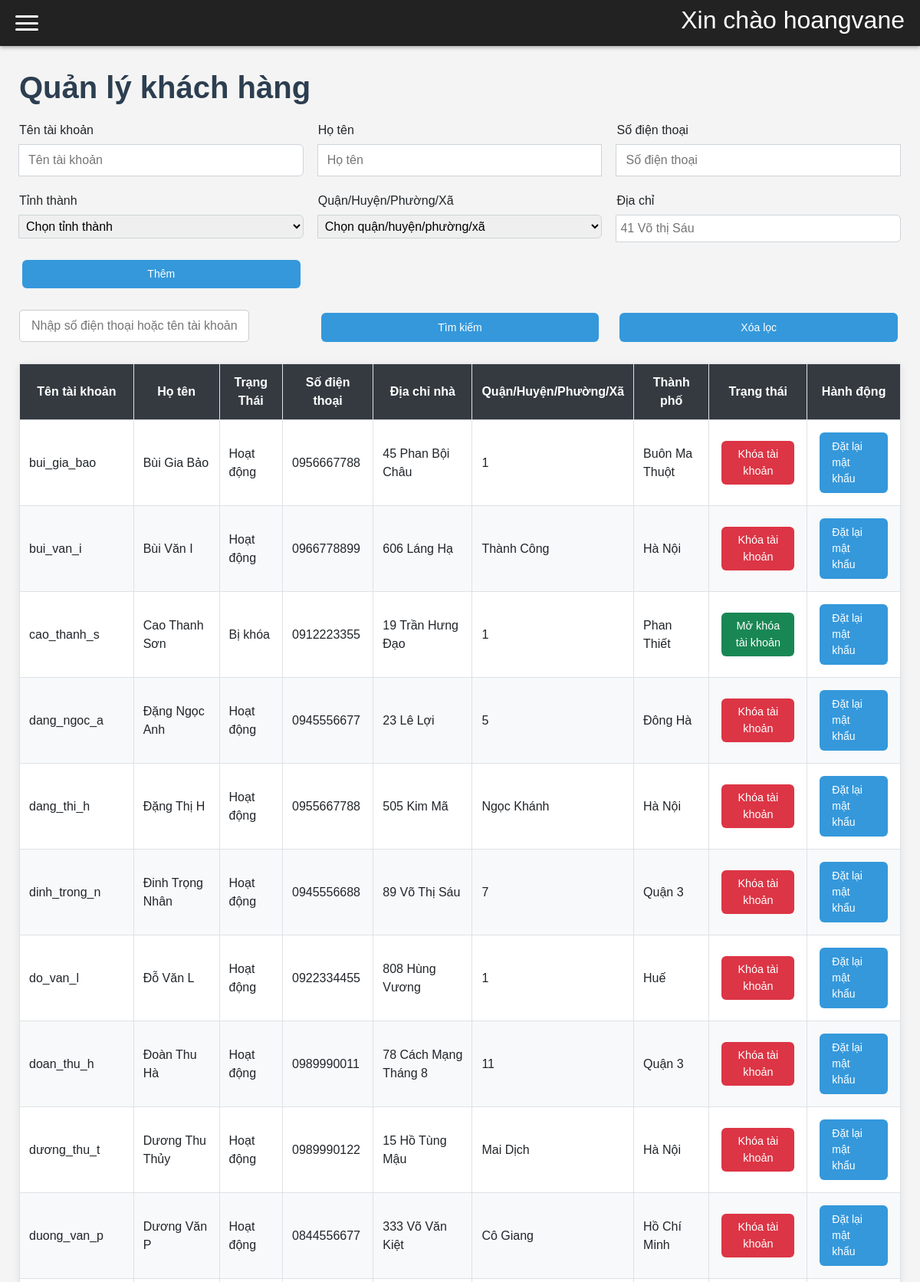
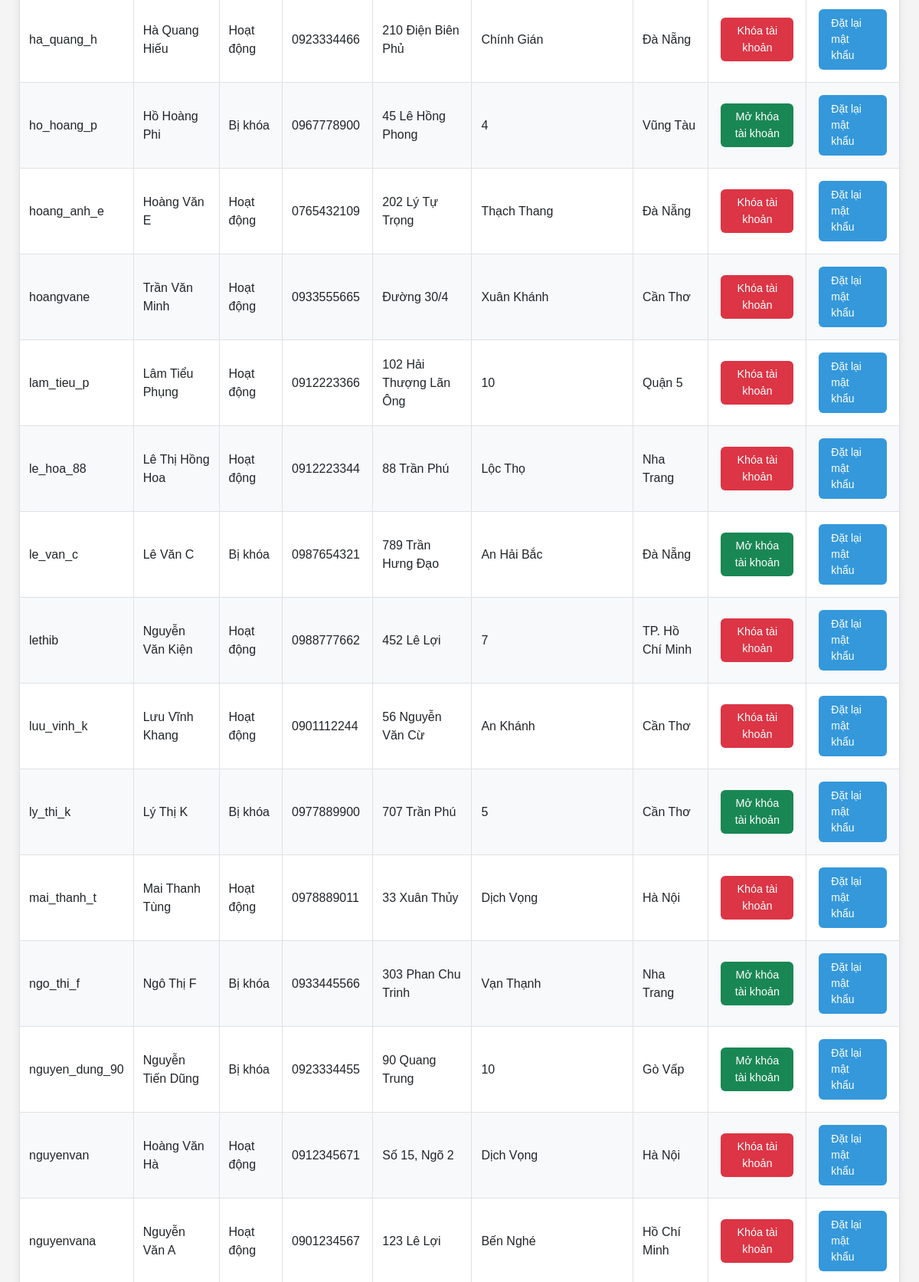
Page /admin.php?page=khachhang (signed in, upper part) on the committed database (2 pictures, top to bottom).
### tables this page shows
CREATE TABLE khachhang(
    username varchar(50) primary key not null unique,
    hoten varchar(50) not null,
    trangthaitk varchar(20) not null,
    SDT varchar (10) not null,
    diachinha varchar(225) not null,
    phuong varchar(255) not null,
    thanhpho varchar(255) not null,
    matkhau varchar(225) not null
);

### khachhang.php (the view, shortened to what this page needs)
<?php
require_once 'db.php';
?>
<!DOCTYPE html>
<html lang="vi">
<head>
     <link href="https://cdn.jsdelivr.net/npm/bootstrap@5.3.3/dist/css/bootstrap.min.css" rel="stylesheet">
</head>
<body>
        <h1>Quản lý khách hàng</h1>
    <form class='form-row' method='POST' id="formKhachHang" onsubmit="return validateAll()">
        <div class='input-group'>
            <label>Tên tài khoản</label>
            <input type='text' name='username' id='username' placeholder='Tên tài khoản' required>
        </div>
        <div class='input-group'>
            <label>Họ tên</label>
            <input type='text' name='hoten' id='hoten' placeholder='Họ tên' required>
        </div>
        <div class='input-group'>
            <label>Số điện thoại</label>
            <input id='sdt' type='text' name='sdt' placeholder='Số điện thoại' required>
        </div>
        <div class='input-group'>
            <label>Tỉnh thành</label>
            <select id='thanhpho' name='thanhpho' required style='padding:5px'>
                <option value=''>Chọn tỉnh thành</option>
            </select>
        </div>
        <div class='input-group'>
            <label>Quận/Huyện/Phường/Xã</label>
            <select id='phuong' name='phuong' required style='padding:5px'>
                <option value=''>Chọn quận/huyện/phường/xã</option>
            </select>
        </div>
        <div class='input-group'>
            <label>Địa chỉ</label>
            <input type='text' name='diachinha' placeholder='41 Võ thị Sáu' required style='padding:5px'>
        </div>
        <button type='submit' name='btn_them'  class="btn-filter" >Thêm</button>
    </form>
        <form method="GET" action="admin.php" class='form-row' onsubmit="event.preventDefault(); locKhachHang();">
            <div class='input-group'>
            <input type="text" name="search" id='input_search'
                placeholder="Nhập số điện thoại hoặc tên tài khoản..."
                value="<?php echo isset($_GET['search']) ? htmlspecialchars($_GET['search']) : ''; ?>"
                style="padding: 8px 15px; border: 1px solid #ccc; border-radius: 5px; width: 300px;">
            </div>
            <button type="submit" onclick="locKhachHang()" class="btn-filter">Tìm kiếm</button>
            <a href="admin.php?page=khachhang"
            class="btn-filter"
            style="text-decoration: none; display: inline-flex; align-items: center; justify-content: center; height: 38px; min-width: 80px; vertical-align: middle;">
            Xóa lọc
            </a>
        </form>
    <?php
    $sql = "SELECT * FROM khachhang";
    $rs = mysqli_query($conn, $sql);
?>
<table id="main-table">
    <thead>
        <tr>
            <th>Tên tài khoản</th>
            <th>Họ tên</th>
            <th>Trạng Thái</th>
            <th>Số điện thoại</th>
            <th>Địa chỉ nhà</th>
            <th>Quận/Huyện/Phường/Xã</th>
            <th>Thành phố</th>
            <th>Trạng thái</th>
            <th>Hành động</th>
        </tr>
    </thead>
    <tbody id="table-body">
    <?php while ($row = mysqli_fetch_assoc($rs)):
        $isLocked = ($row['trangthaitk'] == 'Bị khóa');
        $btn_lock_logic = $isLocked
            ? "<a href='admin.php?page=khachhang&action=mo&id={$row['username']}' onclick=\"return confirm('Mở khóa?')\" class='btn btn-unlock'>Mở khóa tài khoản</a>"
            : "<a href='admin.php?page=khachhang&action=khoa&id={$row['username']}' onclick=\"return confirm('Khóa?')\" class='btn btn-lock'>Khóa tài khoản</a>";
    ?>
        <tr>
            <td data-label="Tên tài khoản"><?php echo $row['username']; ?></td>
            <td data-label="Họ tên"><?php echo $row['hoten']; ?></td>
            <td data-label="Trạng thái tài khoản"><?php echo $row['trangthaitk']; ?></td>
            <td data-label="Số điện thoại"><?php echo $row['SDT']; ?></td>
            <td data-label="Địa chỉ nhà"><?php echo $row['diachinha']; ?></td>
            <td data-label="Quận/Huyện"><?php echo $row['phuong']; ?></td>
            <td data-label="Thành phố"><?php echo $row['thanhpho']; ?></td>
            <td data-label="Khóa/Mở"><?php echo $btn_lock_logic; ?></td>
            <td data-label="Mật khẩu">
                <a href="admin.php?page=khachhang&action=reset&id=<?php echo $row['username']; ?>" onclick="return confirm('Đặt lại mật khẩu?')" class="btn-filter">Đặt lại mật khẩu</a>
            </td>
        </tr>
    <?php endwhile; ?>
    </tbody>
</table>

### admin.php (style rules this page uses)
* { margin: 0; padding: 0; box-sizing: border-box; }
body { font-family: Arial, sans-serif; background: #f4f4f4; min-height: 100vh; }

### khachhang.php (style rules this page uses)
body { font-family: Arial, sans-serif; background: #f4f4f4; min-height: 100vh; }
h1 { color: #2c3e50; margin-bottom: 20px; font-weight: bold; }
.form-row { display: grid; grid-template-columns: repeat(auto-fit, minmax(280px, 1fr)); gap: 1.2rem; margin-bottom: 1.5rem; }
.input-group { display: flex; flex-direction: column; }
.input-group label { margin-bottom: 0.4rem; font-weight: 500; }
.input-group input, .input-group select { padding: 8px 12px; border: 1px solid #ced4da; border-radius: 6px; font-size: 1rem; }
.btn-filter { display:inline-block; padding:8px 16px; background:#3498db; color:white; border-radius:6px; text-decoration:none; font-size:14px; transition:0.2s; border:none; cursor:pointer; }
.btn-lock { background: #dc3545; color: white; padding: 6px 12px; border-radius: 6px; text-decoration: none; font-size: 0.9rem; }
.btn-unlock { background: #198754; color: white; padding: 6px 12px; border-radius: 6px; text-decoration: none; font-size: 0.9rem; }
.btn-filter, .btn-lock, .btn-unlock { display: inline-block; margin: 4px; }
table { width: 100%; border-collapse: collapse; background: white; box-shadow: 0 2px 10px rgba(0,0,0,0.08); margin-top: 1.5rem; }
table th, table td { padding: 12px; text-align: left; border: 1px solid #dee2e6; }
table th { background: #343a40; color: white; text-align: center; }
table tr:nth-child(even) { background: #f8f9fa; }

### rows in the picture
khachhang: username "bui_gia_bao", hoten "Bùi Gia Bảo", trangthaitk "Hoạt động", SDT "0956667788", diachinha "45 Phan Bội Châu", phuong "1", thanhpho "Buôn Ma Thuột"
khachhang: username "bui_van_i", hoten "Bùi Văn I", trangthaitk "Hoạt động", SDT "0966778899", diachinha "606 Láng Hạ", phuong "Thành Công", thanhpho "Hà Nội"
khachhang: username "cao_thanh_s", hoten "Cao Thanh Sơn", trangthaitk "Bị khóa", SDT "0912223355", diachinha "19 Trần Hưng Đạo", phuong "1", thanhpho "Phan Thiết"
khachhang: username "dang_ngoc_a", hoten "Đặng Ngọc Anh", trangthaitk "Hoạt động", SDT "0945556677", diachinha "23 Lê Lợi", phuong "5", thanhpho "Đông Hà"
khachhang: username "dang_thi_h", hoten "Đặng Thị H", trangthaitk "Hoạt động", SDT "0955667788", diachinha "505 Kim Mã", phuong "Ngọc Khánh", thanhpho "Hà Nội"
khachhang: username "dinh_trong_n", hoten "Đinh Trọng Nhân", trangthaitk "Hoạt động", SDT "0945556688", diachinha "89 Võ Thị Sáu", phuong "7", thanhpho "Quận 3"
khachhang: username "do_van_l", hoten "Đỗ Văn L", trangthaitk "Hoạt động", SDT "0922334455", diachinha "808 Hùng Vương", phuong "1", thanhpho "Huế"
khachhang: username "doan_thu_h", hoten "Đoàn Thu Hà", trangthaitk "Hoạt động", SDT "0989990011", diachinha "78 Cách Mạng Tháng 8", phuong "11", thanhpho "Quận 3"
khachhang: username "dương_thu_t", hoten "Dương Thu Thủy", trangthaitk "Hoạt động", SDT "0989990122", diachinha "15 Hồ Tùng Mậu", phuong "Mai Dịch", thanhpho "Hà Nội"
khachhang: username "duong_van_p", hoten "Dương Văn P", trangthaitk "Hoạt động", SDT "0844556677", diachinha "333 Võ Văn Kiệt", phuong "Cô Giang", thanhpho "Hồ Chí Minh"
khachhang: username "ha_quang_h", hoten "Hà Quang Hiếu", trangthaitk "Hoạt động", SDT "0923334466", diachinha "210 Điện Biên Phủ", phuong "Chính Gián", thanhpho "Đà Nẵng"
khachhang: username "ho_hoang_p", hoten "Hồ Hoàng Phi", trangthaitk "Bị khóa", SDT "0967778900", diachinha "45 Lê Hồng Phong", phuong "4", thanhpho "Vũng Tàu"
khachhang: username "hoang_anh_e", hoten "Hoàng Văn E", trangthaitk "Hoạt động", SDT "0765432109", diachinha "202 Lý Tự Trọng", phuong "Thạch Thang", thanhpho "Đà Nẵng"
khachhang: username "hoangvane", hoten "Trần Văn Minh", trangthaitk "Hoạt động", SDT "0933555665", diachinha "Đường 30/4", phuong "Xuân Khánh", thanhpho "Cần Thơ"
khachhang: username "lam_tieu_p", hoten "Lâm Tiểu Phụng", trangthaitk "Hoạt động", SDT "0912223366", diachinha "102 Hải Thượng Lãn Ông", phuong "10", thanhpho "Quận 5"
khachhang: username "le_hoa_88", hoten "Lê Thị Hồng Hoa", trangthaitk "Hoạt động", SDT "0912223344", diachinha "88 Trần Phú", phuong "Lộc Thọ", thanhpho "Nha Trang"
khachhang: username "le_van_c", hoten "Lê Văn C", trangthaitk "Bị khóa", SDT "0987654321", diachinha "789 Trần Hưng Đạo", phuong "An Hải Bắc", thanhpho "Đà Nẵng"
khachhang: username "lethib", hoten "Nguyễn Văn Kiện", trangthaitk "Hoạt động", SDT "0988777662", diachinha "452 Lê Lợi", phuong "7", thanhpho "TP. Hồ Chí Minh"
khachhang: username "luu_vinh_k", hoten "Lưu Vĩnh Khang", trangthaitk "Hoạt động", SDT "0901112244", diachinha "56 Nguyễn Văn Cừ", phuong "An Khánh", thanhpho "Cần Thơ"
khachhang: username "ly_thi_k", hoten "Lý Thị K", trangthaitk "Bị khóa", SDT "0977889900", diachinha "707 Trần Phú", phuong "5", thanhpho "Cần Thơ"
khachhang: username "mai_thanh_t", hoten "Mai Thanh Tùng", trangthaitk "Hoạt động", SDT "0978889011", diachinha "33 Xuân Thủy", phuong "Dịch Vọng", thanhpho "Hà Nội"
khachhang: username "ngo_thi_f", hoten "Ngô Thị F", trangthaitk "Bị khóa", SDT "0933445566", diachinha "303 Phan Chu Trinh", phuong "Vạn Thạnh", thanhpho "Nha Trang"
khachhang: username "nguyen_dung_90", hoten "Nguyễn Tiến Dũng", trangthaitk "Bị khóa", SDT "0923334455", diachinha "90 Quang Trung", phuong "10", thanhpho "Gò Vấp"
khachhang: username "nguyenvan", hoten "Hoàng Văn Hà", trangthaitk "Hoạt động", SDT "0912345671", diachinha "Số 15, Ngõ 2", phuong "Dịch Vọng", thanhpho "Hà Nội"
khachhang: username "nguyenvana", hoten "Nguyễn Văn A", trangthaitk "Hoạt động", SDT "0901234567", diachinha "123 Lê Lợi", phuong "Bến Nghé", thanhpho "Hồ Chí Minh"

### other values in the picture
$_SESSION['admin'] "hoangvane"
